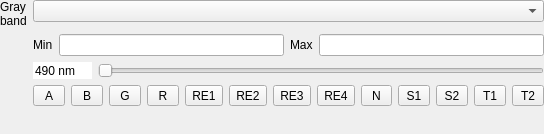
          <widget class="QWidget" name="scrollAreaWidgetContents">
           <property name="geometry">
            <rect>
             <x>0</x>
             <y>0</y>
             <width>544</width>
             <height>134</height>
            </rect>
           </property>
           <layout class="QVBoxLayout" name="verticalLayout_4">
            <property name="leftMargin">
             <number>0</number>
            </property>
            <property name="topMargin">
             <number>0</number>
            </property>
            <property name="rightMargin">
             <number>0</number>
            </property>
            <property name="bottomMargin">
             <number>0</number>
            </property>
            <item>
             <layout class="QFormLayout" name="formLayout_2">
              <item row="1" column="0">
               <widget class="QLabel" name="label_4">
                <property name="text">
                 <string>Gray
band</string>
                </property>
               </widget>
              </item>
              <item row="1" column="1">
               <widget class="QgsRasterBandComboBox" name="mGrayBand"/>
              </item>
              <item row="4" column="1">
               <layout class="QHBoxLayout" name="horizontalLayout_3">
                <item>
                 <widget class="QToolButton" name="mGrayWavebandA">
                  <property name="sizePolicy">
                   <sizepolicy hsizetype="Preferred" vsizetype="Fixed">
                    <horstretch>0</horstretch>
                    <verstretch>0</verstretch>
                   </sizepolicy>
                  </property>
                  <property name="text">
                   <string>A</string>
                  </property>
                 </widget>
                </item>
                <item>
                 <widget class="QToolButton" name="mGrayWavebandB">
                  <property name="sizePolicy">
                   <sizepolicy hsizetype="Preferred" vsizetype="Fixed">
                    <horstretch>0</horstretch>
                    <verstretch>0</verstretch>
                   </sizepolicy>
                  </property>
                  <property name="text">
                   <string>B</string>
                  </property>
                 </widget>
                </item>
                <item>
                 <widget class="QToolButton" name="mGrayWavebandG">
                  <property name="sizePolicy">
                   <sizepolicy hsizetype="Preferred" vsizetype="Fixed">
                    <horstretch>0</horstretch>
                    <verstretch>0</verstretch>
                   </sizepolicy>
                  </property>
                  <property name="text">
                   <string>G</string>
                  </property>
                 </widget>
                </item>
                <item>
                 <widget class="QToolButton" name="mGrayWavebandR">
                  <property name="sizePolicy">
                   <sizepolicy hsizetype="Preferred" vsizetype="Fixed">
                    <horstretch>0</horstretch>
                    <verstretch>0</verstretch>
                   </sizepolicy>
                  </property>
                  <property name="text">
                   <string>R</string>
                  </property>
                 </widget>
                </item>
                <item>
                 <widget class="QToolButton" name="mGrayWavebandRE1">
                  <property name="sizePolicy">
                   <sizepolicy hsizetype="Preferred" vsizetype="Fixed">
                    <horstretch>0</horstretch>
                    <verstretch>0</verstretch>
                   </sizepolicy>
                  </property>
                  <property name="text">
                   <string>RE1</string>
                  </property>
                 </widget>
                </item>
                <item>
                 <widget class="QToolButton" name="mGrayWavebandRE2">
                  <property name="sizePolicy">
                   <sizepolicy hsizetype="Preferred" vsizetype="Fixed">
                    <horstretch>0</horstretch>
                    <verstretch>0</verstretch>
                   </sizepolicy>
                  </property>
                  <property name="text">
                   <string>RE2</string>
                  </property>
                 </widget>
                </item>
                <item>
                 <widget class="QToolButton" name="mGrayWavebandRE3">
                  <property name="sizePolicy">
                   <sizepolicy hsizetype="Preferred" vsizetype="Fixed">
                    <horstretch>0</horstretch>
                    <verstretch>0</verstretch>
                   </sizepolicy>
                  </property>
                  <property name="text">
                   <string>RE3</string>
                  </property>
                 </widget>
                </item>
                <item>
                 <widget class="QToolButton" name="mGrayWavebandRE4">
                  <property name="sizePolicy">
                   <sizepolicy hsizetype="Preferred" vsizetype="Fixed">
                    <horstretch>0</horstretch>
                    <verstretch>0</verstretch>
                   </sizepolicy>
                  </property>
                  <property name="text">
                   <string>RE4</string>
                  </property>
                 </widget>
                </item>
                <item>
                 <widget class="QToolButton" name="mGrayWavebandN">
                  <property name="sizePolicy">
                   <sizepolicy hsizetype="Preferred" vsizetype="Fixed">
                    <horstretch>0</horstretch>
                    <verstretch>0</verstretch>
                   </sizepolicy>
                  </property>
                  <property name="toolTip">
                   <string>NIR band at 833 Nanometers</string>
                  </property>
                  <property name="text">
                   <string>N</string>
                  </property>
                 </widget>
                </item>
                <item>
                 <widget class="QToolButton" name="mGrayWavebandS1">
                  <property name="sizePolicy">
                   <sizepolicy hsizetype="Preferred" vsizetype="Fixed">
                    <horstretch>0</horstretch>
                    <verstretch>0</verstretch>
                   </sizepolicy>
                  </property>
                  <property name="text">
                   <string>S1</string>
                  </property>
                 </widget>
                </item>
                <item>
                 <widget class="QToolButton" name="mGrayWavebandS2">
                  <property name="sizePolicy">
                   <sizepolicy hsizetype="Preferred" vsizetype="Fixed">
                    <horstretch>0</horstretch>
                    <verstretch>0</verstretch>
                   </sizepolicy>
                  </property>
                  <property name="text">
                   <string>S2</string>
                  </property>
                 </widget>
                </item>
                <item>
                 <widget class="QToolButton" name="mGrayWavebandT1">
                  <property name="sizePolicy">
                   <sizepolicy hsizetype="Preferred" vsizetype="Fixed">
                    <horstretch>0</horstretch>
                    <verstretch>0</verstretch>
                   </sizepolicy>
                  </property>
                  <property name="text">
                   <string>T1</string>
                  </property>
                 </widget>
                </item>
                <item>
                 <widget class="QToolButton" name="mGrayWavebandT2">
                  <property name="sizePolicy">
                   <sizepolicy hsizetype="Preferred" vsizetype="Fixed">
                    <horstretch>0</horstretch>
                    <verstretch>0</verstretch>
                   </sizepolicy>
                  </property>
                  <property name="text">
                   <string>T2</string>
                  </property>
                 </widget>
                </item>
               </layout>
              </item>
              <item row="3" column="1">
               <layout class="QHBoxLayout" name="horizontalLayout_4">
                <item>
                 <widget class="QSpinBox" name="mGrayWavelength">
                  <property name="frame">
                   <bool>false</bool>
                  </property>
                  <property name="readOnly">
                   <bool>true</bool>
                  </property>
                  <property name="buttonSymbols">
                   <enum>QAbstractSpinBox::NoButtons</enum>
                  </property>
                  <property name="suffix">
                   <string> nm</string>
                  </property>
                  <property name="prefix">
                   <string/>
                  </property>
                  <property name="maximum">
                   <number>99999</number>
                  </property>
                  <property name="singleStep">
                   <number>1</number>
                  </property>
                  <property name="value">
                   <number>490</number>
                  </property>
                 </widget>
                </item>
                <item>
                 <widget class="QSlider" name="mGraySlider">
                  <property name="minimum">
                   <number>1</number>
                  </property>
                  <property name="orientation">
                   <enum>Qt::Horizontal</enum>
                  </property>
                 </widget>
                </item>
               </layout>
              </item>
              <item row="2" column="1">
               <layout class="QHBoxLayout" name="horizontalLayout_2">
                <item>
                 <widget class="QLabel" name="label_35">
                  <property name="sizePolicy">
                   <sizepolicy hsizetype="Fixed" vsizetype="Preferred">
                    <horstretch>0</horstretch>
                    <verstretch>0</verstretch>
                   </sizepolicy>
                  </property>
                  <property name="text">
                   <string>Min</string>
                  </property>
                 </widget>
                </item>
                <item>
                 <widget class="QLineEdit" name="mGrayMin"/>
                </item>
                <item>
                 <widget class="QLabel" name="label_36">
                  <property name="sizePolicy">
                   <sizepolicy hsizetype="Fixed" vsizetype="Preferred">
                    <horstretch>0</horstretch>
                    <verstretch>0</verstretch>
                   </sizepolicy>
                  </property>
                  <property name="text">
                   <string>Max</string>
                  </property>
                 </widget>
                </item>
                <item>
                 <widget class="QLineEdit" name="mGrayMax"/>
                </item>
               </layout>
              </item>
             </layout>
            </item>
           </layout>
          </widget>
